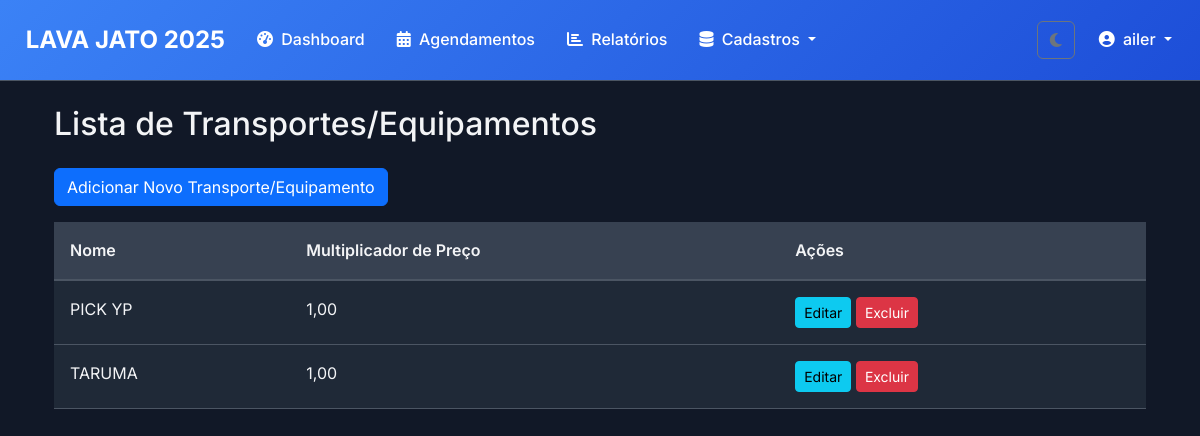
/transportes-equipamentos/ (signed in), run on an earlier commit of the app's database.
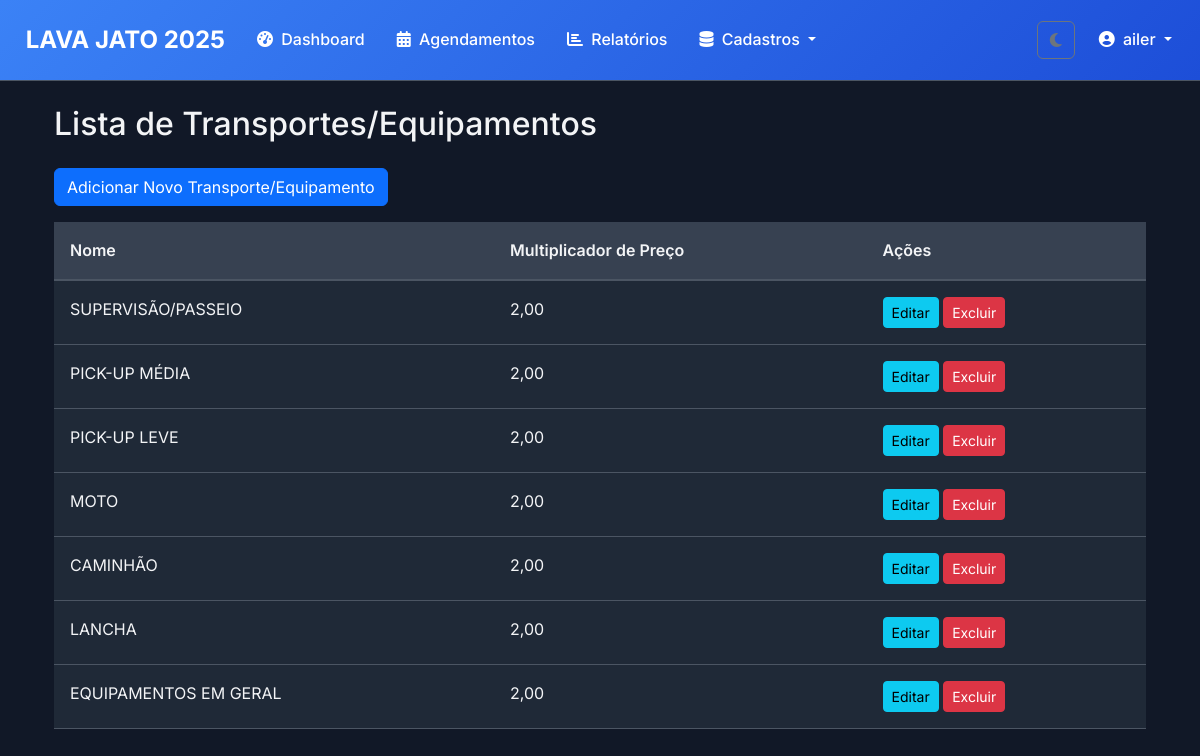
And on a later commit of the database.
### lavagens/models.py (models this page shows, shortened)
class TransporteEquipamento(models.Model):
    nome = models.CharField(max_length=50, unique=True)
    multiplicador_preco = models.DecimalField(max_digits=5, decimal_places=2, default=1.00)
    class Meta:
        verbose_name = "Transporte/Equipamento"
        verbose_name_plural = "Transportes/Equipamentos"

### lavagens/views.py (the view)
# urls.py: path("transportes-equipamentos/", lavagens_views.transporte_equipamento_list, name="transporte_equipamento_list"),
@login_required
def transporte_equipamento_list(request):
    transportes_equipamentos = TransporteEquipamento.objects.all()
    return render(request, 'lavagens/transporte_equipamento_list.html', {'transportes_equipamentos': transportes_equipamentos})

### templates/lavagens/transporte_equipamento_list.html (shortened to what this page needs)
{% extends "base/base.html" %}
{% block content %}
<div class="container mt-4">
    <h2 class="mb-4">Lista de Transportes/Equipamentos</h2>
    <a href="{% url "transporte_equipamento_create" %}" class="btn btn-primary mb-3">Adicionar Novo Transporte/Equipamento</a>
    <div class="table-responsive">
        <table class="table table-striped table-hover">
            <thead>
                <tr>
                    <th>Nome</th>
                    <th>Multiplicador de Preço</th>
                    <th>Ações</th>
                </tr>
            </thead>
            <tbody>
                {% for te in transportes_equipamentos %}
                <tr>
                    <td>{{ te.nome }}</td>
                    <td>{{ te.multiplicador_preco }}</td>
                    <td>
                        <a href="{% url "transporte_equipamento_update" te.pk %}" class="btn btn-sm btn-info">Editar</a>
                        <a href="{% url "transporte_equipamento_delete" te.pk %}" class="btn btn-sm btn-danger">Excluir</a>
                    </td>
                </tr>
                {% empty %}
                <tr>
                    <td colspan="3">Nenhum transporte/equipamento cadastrado.</td>
                </tr>
                {% endfor %}
            </tbody>
        </table>
    </div>
</div>
{% endblock %}

What changed in the data, as far as the page shows it:
removed TransporteEquipamento: nome "PICK YP", multiplicador_preco "1,00"
removed TransporteEquipamento: nome "TARUMA", multiplicador_preco "1,00"
added TransporteEquipamento: nome "SUPERVISÃO/PASSEIO", multiplicador_preco "2,00"
added TransporteEquipamento: nome "PICK-UP MÉDIA", multiplicador_preco "2,00"
added TransporteEquipamento: nome "PICK-UP LEVE", multiplicador_preco "2,00"
added TransporteEquipamento: nome "MOTO", multiplicador_preco "2,00"
added TransporteEquipamento: nome "CAMINHÃO", multiplicador_preco "2,00"
added TransporteEquipamento: nome "LANCHA", multiplicador_preco "2,00"
added TransporteEquipamento: nome "EQUIPAMENTOS EM GERAL", multiplicador_preco "2,00"
